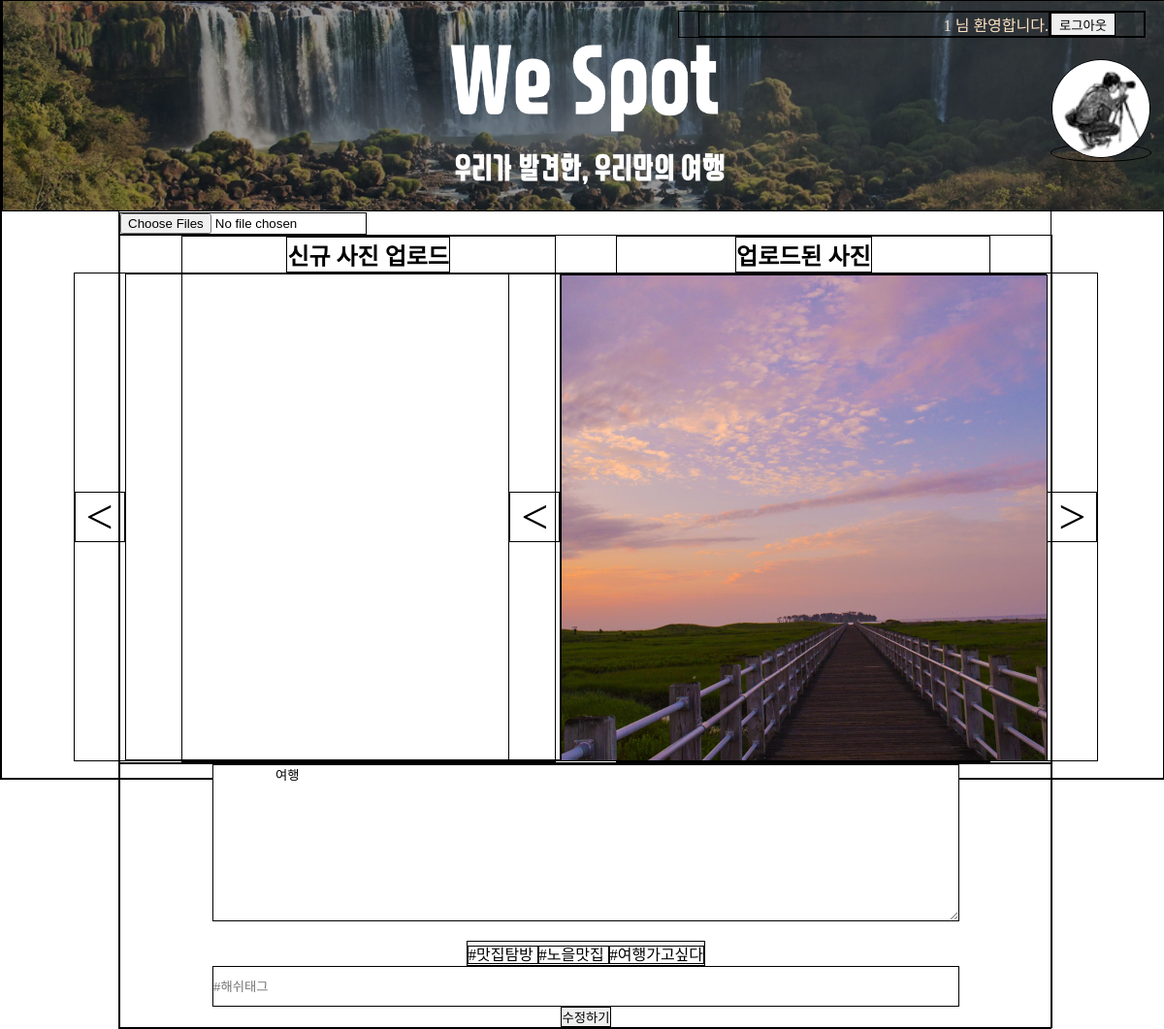
Page /MyOwnColumn/post/edit/2 (signed in) on the earlier database version.
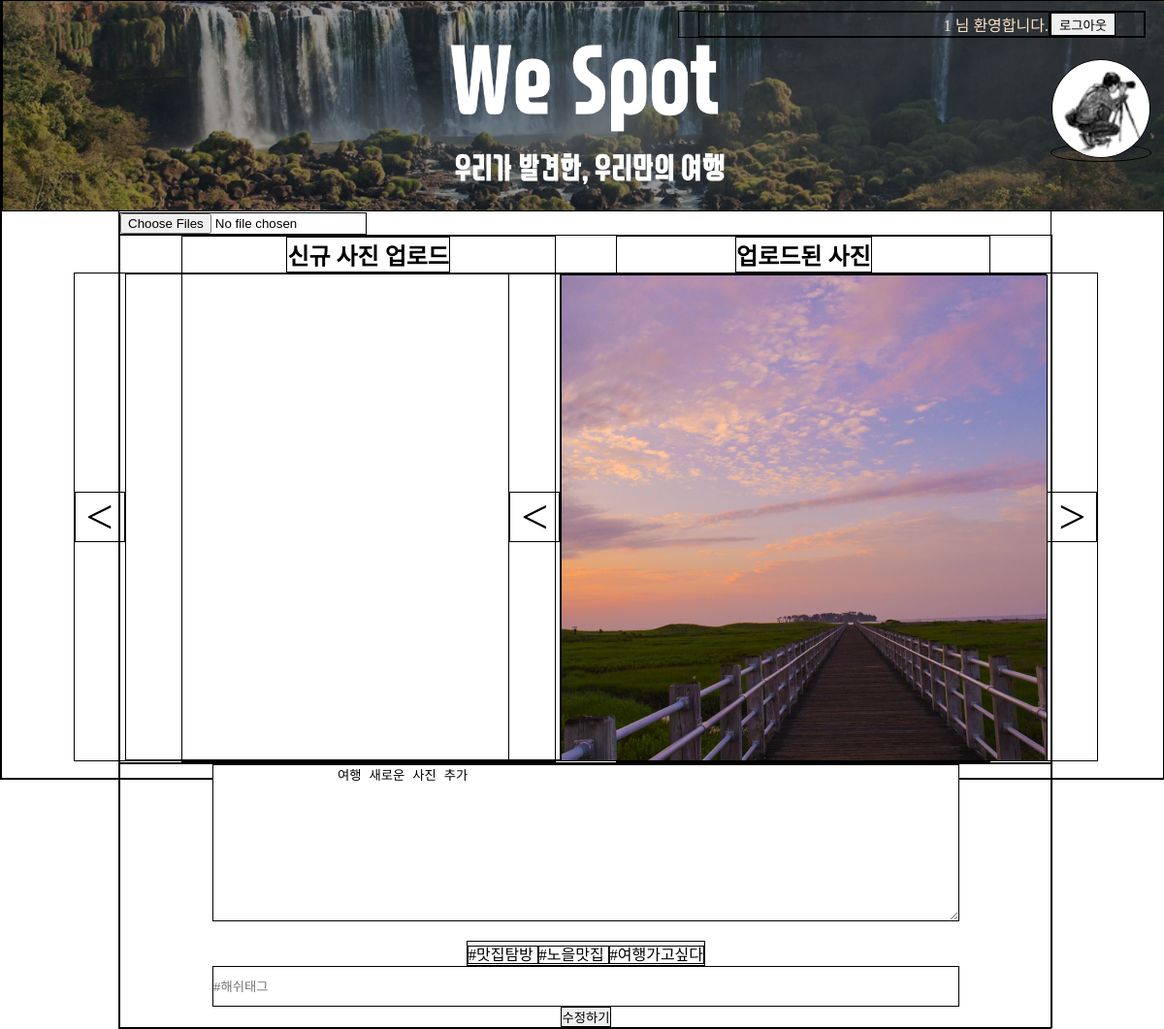
Same page on the later database version.
### MyOwnColumn/models.py (models this page shows)
class Post(models.Model):
  profile = models.ForeignKey(Profile, on_delete=models.PROTECT)
  description = models.CharField(max_length=200, blank=True)
  created_at = models.TimeField(null=True)
  columns = models.ManyToManyField(Column, related_name='posts')

### MyOwnColumn/views.py (the view, shortened to what this page needs)
# urls.py: path('post/edit/<int:post_id>', views.post_edit, name='post_edit'),
def post_edit(request, post_id):
  profile = Profile.objects.filter(user=request.user)
  post = Post.objects.get(id=post_id)
  tags = Tag.objects.filter(post=post)
  context = {
    'profile': profile,
    'post': post,
    'tags': tags
  }
  return render(request, 'myowncolumn/post_edit.html', context)

### MyOwnColumn/templates/myowncolumn/post_edit.html (shortened to what this page needs)
{% extends 'base.html' %}
{% load static %}
{% block style %}
 <link rel="stylesheet" href="{% static 'myowncolumn/post_edit.css' %}">
{% endblock %}
{% block content %}
  <form action="{% url 'myowncolumn:post_edit' post.id %}" method="post" enctype="multipart/form-data" class="post_write">
    <input type="file" name="post_images" id="post_images" onchange="showPreview(event); showSlide()" multiple placeholder="추가 사진 입력">
    <div class="frames">
      <div class="frame">
        <h2>신규 사진 업로드</h2>
        <div class="preview_images">
          <div class="prev" onclick="plusSlide(-1)">&lt;</div>
          <div class="images_frame"></div>
          <div class="next" onclick="plusSlide(1)">&gt;</div>
        </div>
      </div>
      <div class="frame">
        <h2>업로드된 사진</h2>
        <div class="uploaded_images">
          <div class="prev" onclick="plusUploadedSlide(-1)">&lt;</div>
          <div class="uploaded_images_frame">
            {% for image in post.image_set.all %}
              <img src="{{image.image.url}}" alt="" class="uploaded_image">
            {% endfor %}
          </div>
          <div class="next" onclick="plusUploadedSlide(1)">&gt;</div>
        </div>
      </div>
    </div>
    <div class="post_description">
      <textarea name="description" class="description" placeholder="간략한 글을 작성해주세요.(100자이내)">
        {{post.description}}
      </textarea>
      <div class="tags">
        {% for tag in tags %}
         <span>#{{tag.tag}} </span>
        {% endfor %}
      </div>
      <input type="text" placeholder="#해쉬태그" name="tag" class="tag">
      <button type="submit">수정하기</button>
    </div>
  </form>
{% endblock %}

Differences in the rows shown:
changed Post: description "여행" → "여행 새로운 사진 추가"
